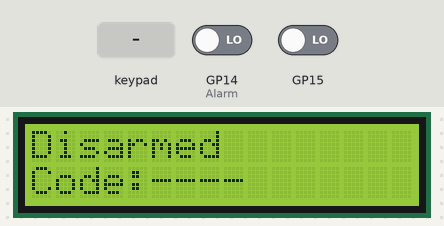
Bench run of a sketch on a simulated Raspberry Pi Pico. Shown: 16×2 character LCD. Wiring (inferred from the names in the program): 4×4 keypad with keys 1 2 3 A 4 5 6 B 7 8 9 C D 0 E F: rows GP20, GP21, GP22, GP26; columns GP16, GP17, GP18, GP19. Inputs (shaded band) come from the test bench; at power-on: GP14 (Alarm) LOW, GP15 LOW.

Above: at 4.2 s.
4.3 s: keypad keys 0 5 1 2 D pressed 0.4 s apart
At 6.6 s:
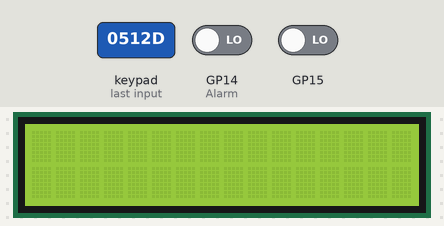
10.8 s: GP14 (Alarm) driven LOW
12.4 s: GP15 driven HIGH
At 13.7 s:
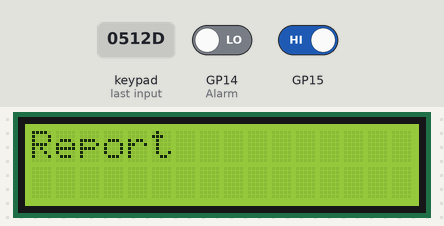
15.4 s: key '1' pressed
At 17.52 s:
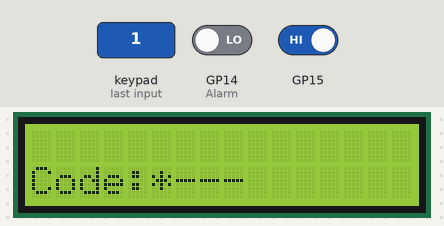
Timing chart, 0 to 19.0 s (numbered marks = the images above; inputs shaded):
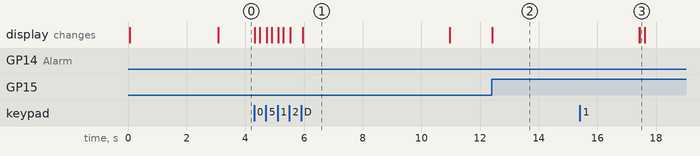

The sketch:

EmbeddedSystemsMiniProject-AustinBlanke.ino
```cpp
 /*
Author: Austin Blanke
LCD Pin 1 to Pico GND
LCD Pin 2 to Pico 5V VBUS
LCD Pin 3 to Pico GND
LCD Pin 4 (RS) to pico GP2
LCD Pin 5 RW to GND
LCD Pin 6 EN to Pico GP3
LCD Pin 11 (D4) to Pico GP4
LCD Pin 12 (D5) to Pico GP5
LCD Pin 13 (D6) to Pico GP6
LCD Pin 14 (D7) to Pico GP7

Keypad pin Y4        to Pico gp16
Keypad pin Y3        to Pico gp17
Keypad pin Y2        to Pico gp18
Keypad pin Y1        to Pico gp19
Keypad pin X4        to Pico gp20
Keypad pin X3        to Pico gp21
Keypad pin X2        to Pico gp22
Keypad pin X1        to Pico gp26

Sensor input 1       to Pico gp14
Sensor input 2       to Pico gp15
Buzzer output        to Pico gp13
*/
#include <LiquidCrystal.h>

LiquidCrystal lcd(2, 3, 4, 5, 6, 7);
int PinCode[4] = { 0,  5,  1,  2};           // Set password
int KeyCode[4] = {-1, -1, -1, -1};           // Initialize Input code array as all -1
bool Armed = false;                          // Initialize Boolean Armed
bool Alarm1 = false;                         // Initialize Two Sensors
bool Alarm2 = false;
int codeCount = 0;

void setup() {
  pinMode(16, INPUT_PULLUP);                 // Input from Keypad
  pinMode(17, INPUT_PULLUP);
  pinMode(18, INPUT_PULLUP);
  pinMode(19, INPUT_PULLUP);
  pinMode(20, OUTPUT);                       // Output to Keypad
  pinMode(21, OUTPUT);
  pinMode(22, OUTPUT);
  pinMode(26, OUTPUT);
  lcd.begin(16, 2);
  lcd.clear();
  lcd.setCursor(0,1);
  lcd.print("Code:----");
  delay(3000);
}

int RdKeys (void) {
  int row,col;
  int KeyRow[4] = {20, 21, 22, 26};
  int KeyCol[4] = {16, 17, 18, 19};

  digitalWrite(KeyRow[0],1);                 // initialize all high
  digitalWrite(KeyRow[1],1);                 //
  digitalWrite(KeyRow[2],1);                 //
  digitalWrite(KeyRow[3],1);                 //

  for (row = 0; row < 4; row++) {
     digitalWrite(KeyRow[row],0);            // test row
     for (col = 0; col < 4; col++) {
       if (digitalRead(KeyCol[col]) == 0) {
         return row*4 + col;                 // return detected key press
       }
     }
     digitalWrite(KeyRow[row],1);
  }
  return -1;                                 // no key pressed
}

int ReadKeypad (void){
  int key;
  while(1) {
    key = RdKeys();
    delay(20);
    if (key == RdKeys()) {                   // read twice to eliminate 'key bounce'
      return key;                            // return debounced value
    }
  }
}

int CheckKeyCode() {
  int i;
  for (i = 0; i < 4; i++) {                  // check pincode
    if (KeyCode[i] != PinCode[i]) {
      return 0;
    }
  }
  return 1;
}

void PrintKeyCode() {
  int i;

  lcd.setCursor(0,1);                        // second line
  lcd.print("Code:");
  for (i = 0; i < 4; i++) {
    if (KeyCode[i] == -1) {
      lcd.print("-");
    } else {
      lcd.print("*");
    }
  }

}

void TriggerAlarm() {
  lcd.clear();
  lcd.setCursor(0, 0);
  lcd.print("Report");
  digitalWrite(13, HIGH);
  delay(5000);
  digitalWrite(13, LOW);
  Alarm1 = false;
  Alarm2 = false;
}


void loop() {
  int key,k;
  int static n = 0;                          // valid entries
  int static j = 0;
  char KeyPadChar[]   = "123F456E789DA0BC";
  int  KeyPadInt [16] = {1,2,3,-1,4,5,6,-1,7,8,9,-1,-1,0,-1,-1};


      while (1) {
          lcd.setCursor(0, 0);
          if(Armed == true){lcd.print("Armed");}
          else{lcd.print("Disarmed");}


          if(digitalRead(14) == HIGH){Alarm1 = true;}     //Checking Alarms
          if(digitalRead(15) == HIGH){Alarm2 = true;}

          if((Alarm1 == true || Alarm2 == true) && Armed == true){TriggerAlarm();}  //Alarm when either sensor triggered while arm

          if((Alarm1 == true) && Armed == false){                                   // Check sensors when disarmed
            lcd.setCursor(0, 0);
            lcd.print("Check Doors");
            delay(5000);
            Alarm1 = false;
            Alarm2 = false;
            lcd.clear();
            }

          if((Alarm2 == true) && Armed == false){
            lcd.setCursor(0, 0);
            lcd.print("Check Windows");
            delay(5000);
            Alarm1 = false;
            Alarm2 = false;
            lcd.clear();
            }


          lcd.setCursor(0, 0);
          if(Armed == true){lcd.print("Armed");}
          else{lcd.print("Disarmed");}


        k = ReadKeypad();
        if (k != -1) {
          key = KeyPadInt[k];
          if (key != -1) {break;}                             // valid integer button
      }
    }

    KeyCode[j++] = key;                        // update keycode with new key entry

    lcd.clear();
    PrintKeyCode();                            // print the new keycode

    while (ReadKeypad() != -1) {               // wait for key release
    }

    if (j == 4) {                              // 4 digits entered
    while ((KeyPadChar[ReadKeypad()] != 'A' && Armed == false) || ((KeyPadChar[ReadKeypad()] != 'D' && Armed == true))) {
    }
    j = 0;
    lcd.clear();
    lcd.setCursor(0,0);
    if (CheckKeyCode() == 1) {               // check keycode
      if(Armed == true){                     // Disarms
        Armed = false;
      }
      else{
        Armed = true;                       // Arms and sounds alarm
        digitalWrite(13, HIGH);
        delay(5000);
        digitalWrite(13, LOW);
      }
      codeCount = 0;
    }
    else{
      codeCount++;
      lcd.setCursor(0, 0);
      lcd.print("Incorrect Code");
      if(codeCount == 3){                   // Increment code count when false, if 3 times, sound alarm
        codeCount = 0;
        TriggerAlarm();
      }
    }
    KeyCode [0] = -1;                        // clear keycode
    KeyCode [1] = -1;
    KeyCode [2] = -1;
    KeyCode [3] = -1;
    PrintKeyCode();                          // print the cleared keycode
    }
}
```

Measured:
- after the input at 4.3 s, the display: first changes at once (image 1 shows a later state)
- after the input at 12.4 s, the display: changes at once (image 2)
- after the input at 15.4 s, the display: first differs from a run without the input after 2.0 s (image 3)
